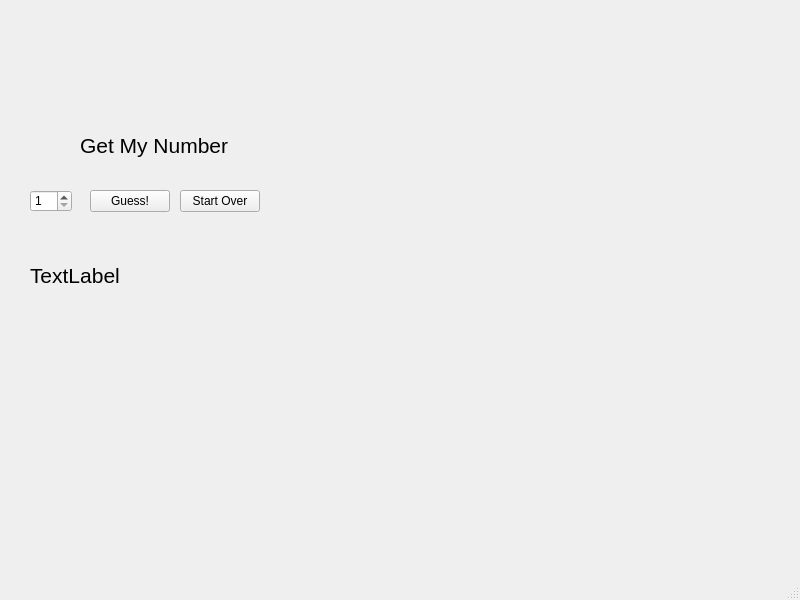
<?xml version="1.0" encoding="UTF-8"?>
<ui version="4.0">
 <class>MainWindow</class>
 <widget class="QMainWindow" name="MainWindow">
  <property name="geometry">
   <rect>
    <x>0</x>
    <y>0</y>
    <width>800</width>
    <height>600</height>
   </rect>
  </property>
  <property name="windowTitle">
   <string>MainWindow</string>
  </property>
  <widget class="QWidget" name="centralwidget">
   <widget class="QLabel" name="label">
    <property name="geometry">
     <rect>
      <x>80</x>
      <y>130</y>
      <width>151</width>
      <height>31</height>
     </rect>
    </property>
    <property name="font">
     <font>
      <pointsize>16</pointsize>
     </font>
    </property>
    <property name="text">
     <string>Get My Number</string>
    </property>
   </widget>
   <widget class="QSpinBox" name="spinBox">
    <property name="geometry">
     <rect>
      <x>30</x>
      <y>190</y>
      <width>42</width>
      <height>22</height>
     </rect>
    </property>
    <property name="minimum">
     <number>1</number>
    </property>
    <property name="maximum">
     <number>10</number>
    </property>
   </widget>
   <widget class="QPushButton" name="guessButton">
    <property name="geometry">
     <rect>
      <x>90</x>
      <y>190</y>
      <width>80</width>
      <height>22</height>
     </rect>
    </property>
    <property name="text">
     <string>Guess!</string>
    </property>
   </widget>
   <widget class="QPushButton" name="startOverButton">
    <property name="geometry">
     <rect>
      <x>180</x>
      <y>190</y>
      <width>80</width>
      <height>22</height>
     </rect>
    </property>
    <property name="text">
     <string>Start Over</string>
    </property>
   </widget>
   <widget class="QLabel" name="messageLabel">
    <property name="geometry">
     <rect>
      <x>30</x>
      <y>240</y>
      <width>301</width>
      <height>71</height>
     </rect>
    </property>
    <property name="font">
     <font>
      <pointsize>16</pointsize>
     </font>
    </property>
    <property name="text">
     <string>TextLabel</string>
    </property>
   </widget>
  </widget>
  <widget class="QMenuBar" name="menubar">
   <property name="geometry">
    <rect>
     <x>0</x>
     <y>0</y>
     <width>800</width>
     <height>21</height>
    </rect>
   </property>
  </widget>
  <widget class="QStatusBar" name="statusbar"/>
 </widget>
 <resources/>
 <connections/>
</ui>
